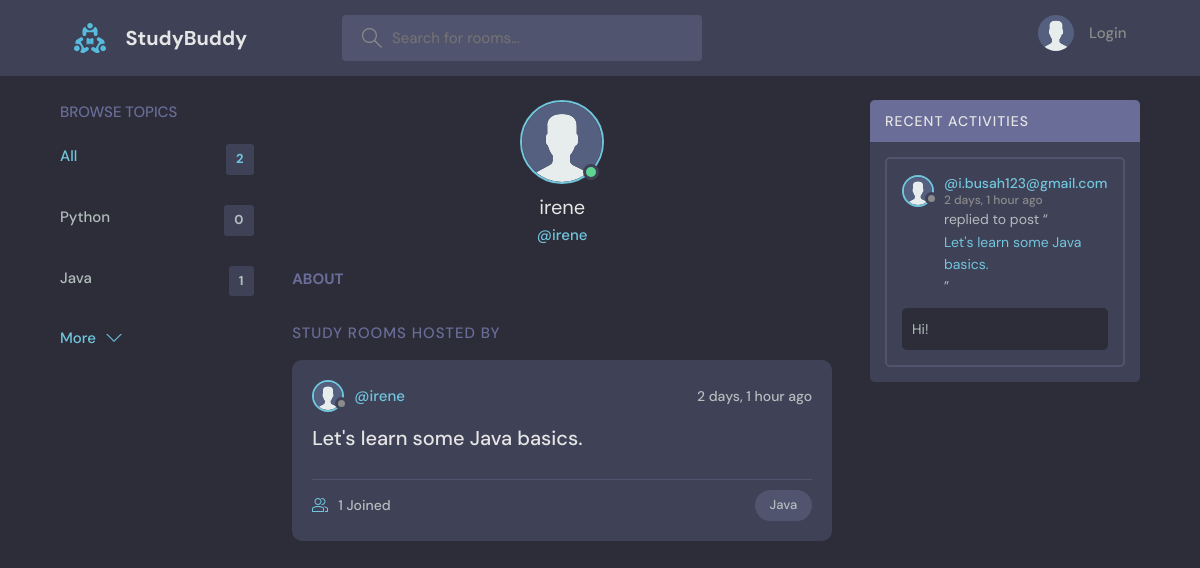
The page /profile/3 on the database its author committed.
### base/models.py (models this page shows, shortened)
class Topic(models.Model):
    name = models.CharField(max_length=200)

class User(AbstractUser):
    name = models.CharField(max_length=200, null=True)
    email = models.EmailField(unique=True, null=True)
    bio = models.TextField(null=True)
    avatar = models.ImageField(null=True, default="avatar.svg")
    USERNAME_FIELD = 'email'
    REQUIRED_FIELDS = []

class Room(models.Model):
    host = models.ForeignKey(User, on_delete=models.SET_NULL, null=True)
    topic = models.ForeignKey(Topic, on_delete=models.SET_NULL, null=True)
    name = models.CharField(max_length=200)
    description = models.TextField(null=True, blank=True)
    participants = models.ManyToManyField(User, related_name='participants', blank=True)
    updated = models.DateTimeField(auto_now=True)
    created = models.DateTimeField(auto_now_add=True)
    class Meta:
        ordering = ['-updated', '-created']
    def __str__(self):
        return self.name

class Message(models.Model):
    user = models.ForeignKey(User, on_delete=models.CASCADE)
    room = models.ForeignKey(Room, on_delete=models.CASCADE)
    body = models.TextField()
    updated = models.DateTimeField(auto_now=True)
    created = models.DateTimeField(auto_now_add=True)

### base/views.py (the view)
# urls.py: path('profile/<str:pk>', views.profile, name='profile'),
def profile(request, pk):
    user = User.objects.get(id=pk)
    rooms = user.room_set.all()
    room_messages = user.message_set.all()
    topics = Topic.objects.all()
    context = {'user': user, 'rooms': rooms, 'room_messages': room_messages, 'topics': topics}
    return render(request, 'base/profile.html', context)

### base/templates/base/profile.html (shortened to what this page needs)
{% extends 'main.html' %}
{% block content %}
  <main class="profile-page layout layout--3">
    <div class="container">
      {% include 'base/topics_component.html' %}
      <div class="roomList">
        <div class="profile">
          <div class="profile__avatar">
            <div class="avatar avatar--large active">
              <img src="{{user.avatar.url}}" />
            </div>
          </div>
          <div class="profile__info">
            <h3>{{user.username}}</h3>
            <p>@{{user.username}}</p>
          </div>
          <div class="profile__about">
            <h3>About</h3>
          </div>
        </div>
        <div class="roomList__header">
          <div>
            <h2>Study Rooms Hosted by {{request.user.username}}</a>
            </h2>
          </div>
        </div>
        {% include 'base/feed_component.html' %}
      </div>
      {% include 'base/activity_component.html' %}
    </div>
  </main>
  {% endblock%}

### templates/main.html (shortened to what this page needs)
<!DOCTYPE html>
{% load static %}
<html lang="en">
  <head>
    <link rel="stylesheet" href="{% static 'styles/style.css' %}" />
  </head>
  <body>
	{% include 'navbar.html' %}
	{% block content %}
	{% endblock %}
  </body>
</html>

### templates/navbar.html (shortened to what this page needs)
{% load static %}
<header class="header header--loggedIn">
	<div class="container">
	  <a href="{% url 'home' %}" class="header__logo">
		<img src="{% static 'images/logo.svg' %}" />
		<h1>StudyBuddy</h1>
	  </a>
	  <form class="header__search" method="get" action="{% url 'home' %}">
		<label>
		  <input name="q" placeholder="Search for rooms..." />
		</label>
	  </form>
	  <nav class="header__menu">
		{% if request.user.is_authenticated %}
		<div class="header__user">
		  <a href="{% url 'profile' request.user.id %}">
			<div class="avatar avatar--medium active">
			  <img src="{{request.user.avatar.url}}" />
			</div>
			<p>{{request.user.username}} <span>@{{request.user.username}}</span></p>
		  </a>
		  <button class="dropdown-button">
			<svg version="1.1" xmlns="http://www.w3.org/2000/svg" width="32" height="32" viewBox="0 0 32 32">
			  <title>chevron-down</title>
			  <path d="M16 21l-13-13h-3l16 16 16-16h-3l-13 13z"></path>
			</svg>
		  </button>
		</div>
		{% else %}
		<a href="{% url 'login' %}">
		  <img src="{% static 'images/avatar.svg' %}" />
		  <p>Login</p>
		</a>
		{% endif %}
	  </nav>
	</div>
  </header>

### base/templates/base/topics_component.html
<div class="topics">
	<div class="topics__header">
	  <h2>Browse Topics</h2>
	</div>
	<ul class="topics__list">
	  <li>
		<a href="{% url 'home' %}" class="active">All <span>{{topics.count}}</span></a>
	  </li>
	  {% for topic in topics %}
	  <li>
		<a href="{% url 'home' %}?q={{topic.name}}">{{ topic.name }} <span>{{topic.room_set.all.count}}</span></a>
	  </li>
	  {% endfor %}
	</ul>
	<a class="btn btn--link" href="{% url 'topics' %}">
	  More
	  <svg version="1.1" xmlns="http://www.w3.org/2000/svg" width="32" height="32" viewBox="0 0 32 32">
		<title>chevron-down</title>
		<path d="M16 21l-13-13h-3l16 16 16-16h-3l-13 13z"></path>
	  </svg>
	</a>
  </div>

### base/templates/base/feed_component.html (shortened to what this page needs)
{% for room in rooms %}
<div class="roomListRoom">
    <div class="roomListRoom__header">
      <a href="{% url 'profile' room.host.id %}" class="roomListRoom__author">
        <div class="avatar avatar--small">
          <img src="{{room.host.avatar.url}}" />
        </div>
        <span>@{{ room.host.username }}</span>
      </a>
      <div class="roomListRoom__actions">
        <span>{{room.created | timesince}} ago</span>
      </div>
    </div>
    <div class="roomListRoom__content">
      <a href="{% url 'room' room.id %}">{{room.name}}</a>
    </div>
    <div class="roomListRoom__meta">
      <a href="{% url 'room' room.id %}" class="roomListRoom__joined">
        {{room.participants.all.count}} Joined
      </a>
      <p class="roomListRoom__topic">{{room.topic.name}}</p>
    </div>
  </div>
{% endfor %}

### base/templates/base/activity_component.html (shortened to what this page needs)
<div class="activities">
	<div class="activities__header">
	  <h2>Recent Activities</h2>
	</div>
	{% for message in room_messages %}
	<div class="activities__box">
	  <div class="activities__boxHeader roomListRoom__header">
		<a href="{% url 'profile' message.user.id %}" class="roomListRoom__author">
		  <div class="avatar avatar--small">
			<img src="{{message.user.avatar.url}}" />
		  </div>
		  <p>
			@{{message.user}}
			<span>{{message.created | timesince}} ago</span>
		  </p>
		</a>
	  </div>
	  <div class="activities__boxContent">
		<p>replied to post “<a href="{% url 'room' message.room.id %}">{{message.room}}</a>”</p>
		<div class="activities__boxRoomContent">
			{{message.body}}
		</div>
	  </div>
	</div>
	{% endfor %}
  </div>

### rows shown on the page
Topic: name "Python", room_set.all.count "0"
Topic: name "Java", room_set.all.count "1"
User: avatar (placeholder picture), username "irene"
Room: host.avatar (placeholder picture), host.username "irene", created "2 days, 1 hour", name "Let's learn some Java basics.", participants.all.count "1", topic.name "Java"
Message: user.avatar (placeholder picture), user "i.busah123@gmail.com", created "2 days, 1 hour", room "Let's learn some Java basics.", body "Hi!"

### other values the page prints
{{ topics.count }} "2"
